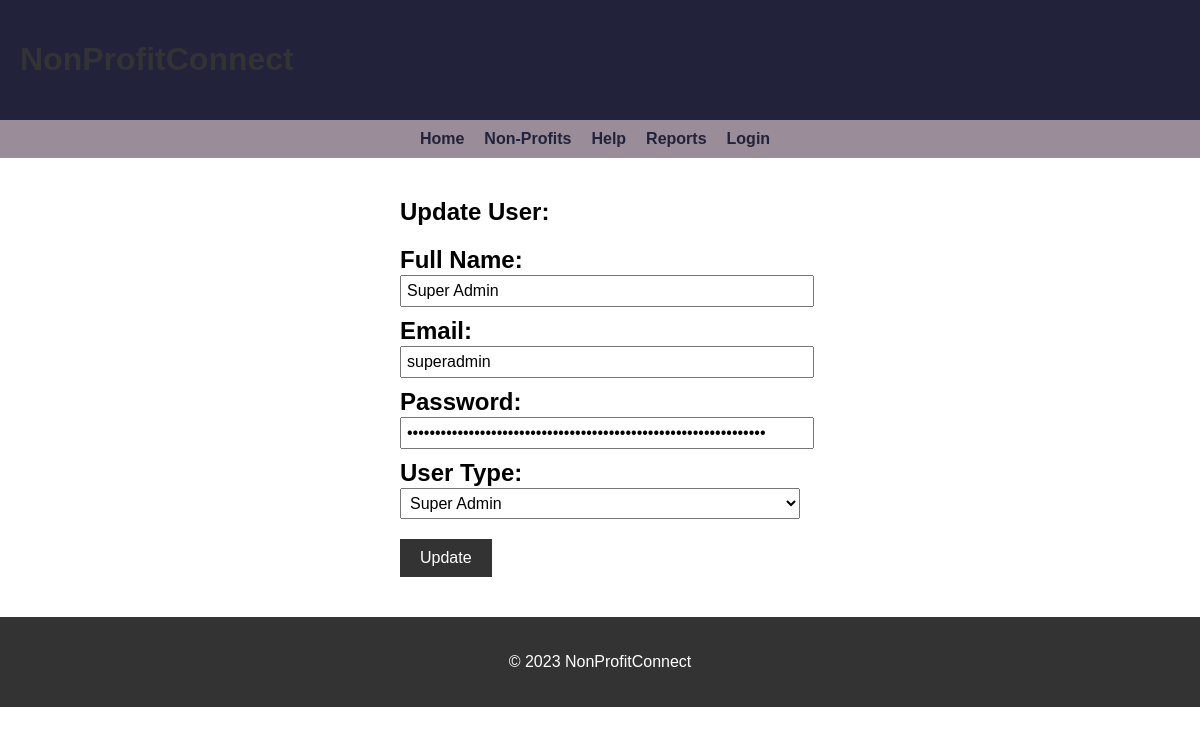
The page /NPO/update_user.php?id=1 on the database its author committed.
### tables this page shows
CREATE TABLE `users` (
  `id` int(11) NOT NULL,
  `fullname` varchar(255) NOT NULL,
  `email` varchar(255) NOT NULL,
  `password` varchar(255) NOT NULL,
  `user_type` enum('superadmin','npoadmin','user') NOT NULL,
  `npo_id` int(11) DEFAULT NULL
);

### NPO/update_user.php (the view, shortened to what this page needs)
<?php
include 'db_connection.php';
if (isset($_GET['id'])) {
    $userId = $_GET['id'];
    $query = "SELECT * FROM users WHERE id = '$userId'";
    $result = mysqli_query($connection, $query);
    if (mysqli_num_rows($result) == 1) {
        $row = mysqli_fetch_assoc($result);
        $fullname = $row['fullname'];
        $email = $row['email'];
        $password = $row['password'];
        $userType = $row['user_type'];
    } else {
        echo "User not found.";
        exit;
    }
} else {
    echo "User ID not provided.";
    exit;
}
?>
<!DOCTYPE html>
<html>
<head>
</head>
<body>
    <header>
        <h1>NonProfitConnect</h1>
    </header>
      <?php include 'navigation.php'; ?>
    <main>
        <h2> Update User:
        <form method="POST" action="">
            <label for="fullname">Full Name:</label>
            <input type="text" name="fullname" id="fullname" value="<?php echo $fullname; ?>" required>
            <label for="email">Email:</label>
            <input type="text" name="email" id="email" value="<?php echo $email; ?>" required>
            <label for="password">Password:</label>
            <input type="password" name="password" id="password" value="<?php echo $password; ?>" required>
            <label for="user_type">User Type:</label>
            <select name="user_type" id="user_type" required>
                <option value="superadmin" <?php echo ($userType == 'superadmin') ? 'selected' : ''; ?>>Super Admin</option>
            </select>
            <button type="submit">Update</button>
        </form>
    </main>
  <?php include 'footer.php'; ?>
</body>
</html>

### NPO/update_user.php (style rules this page uses)
body { font-family: Arial, sans-serif; margin: 0; padding: 0; }
header { background-color: #333; color: #fff; padding: 20px; }
main { padding: 20px; max-width: 100%; display: flex; flex-direction: column; align-items: center; justify-content: center; }
h1 { color: #333; }
form { width: 400px; margin-top: 20px; }
label { display: block; margin-top: 10px; }
input[type="text"], input[type="password"] { width: 100%; padding: 5px; font-size: 16px; }
select { width: 100%; padding: 5px; font-size: 16px; }
button { padding: 10px 20px; margin-top: 20px; font-size: 16px; background-color: #333; color: #fff; border: none; cursor: pointer; }

### NPO/navigation.php (style rules this page uses)
header { background-color: #22223B; color: white; padding: 20px; }

### rows shown on the page
users: fullname "Super Admin", email "superadmin", user_type "Super Admin"
